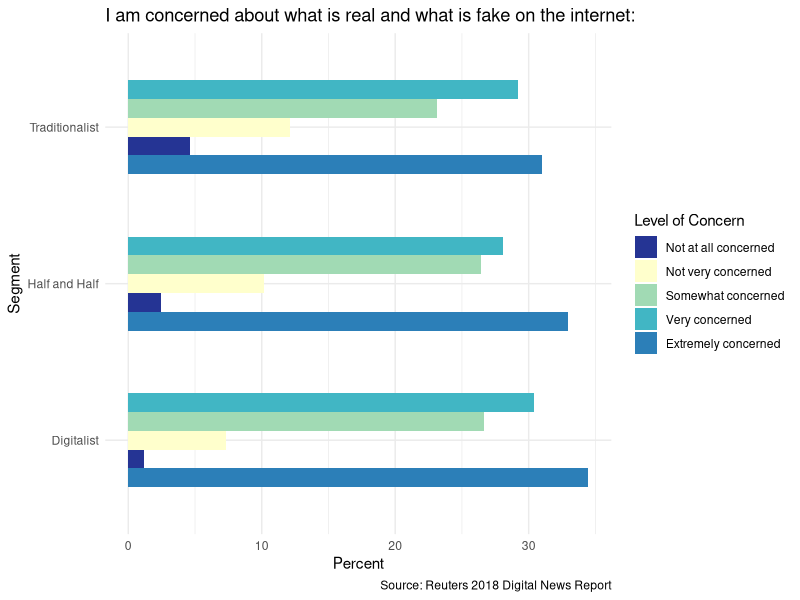
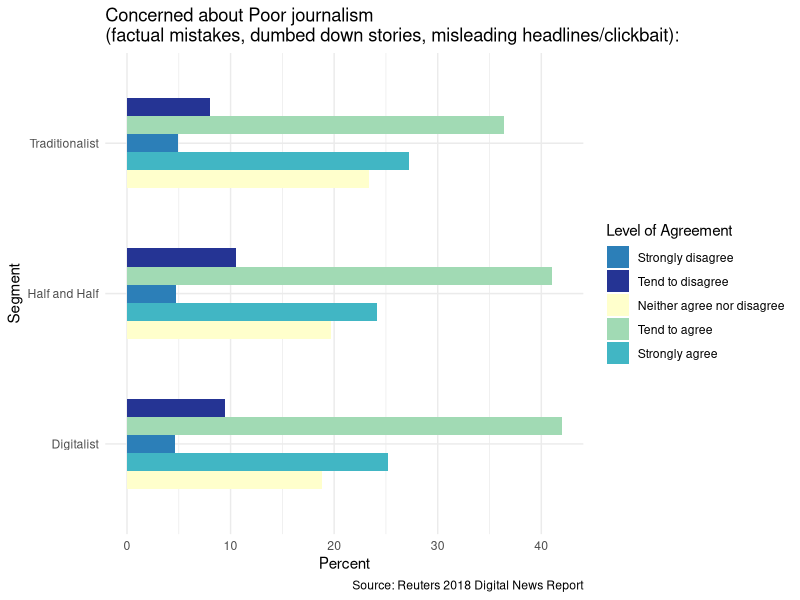
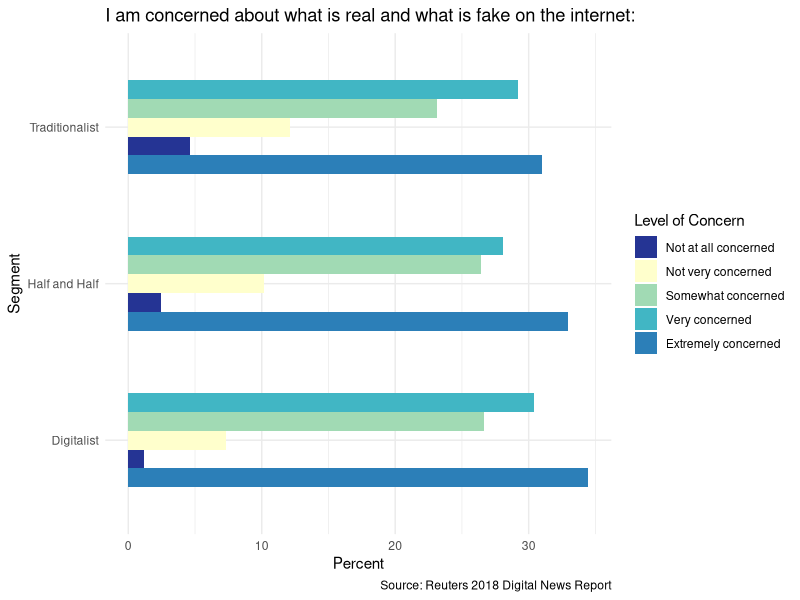
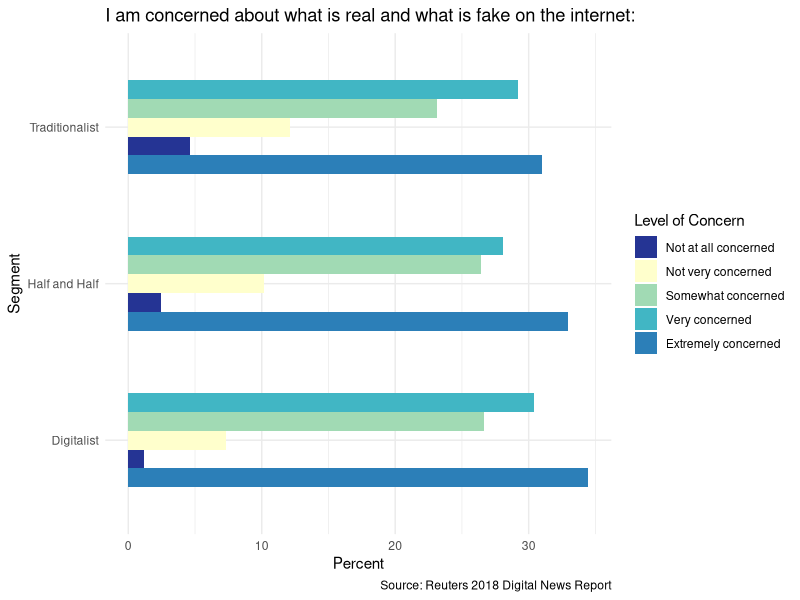
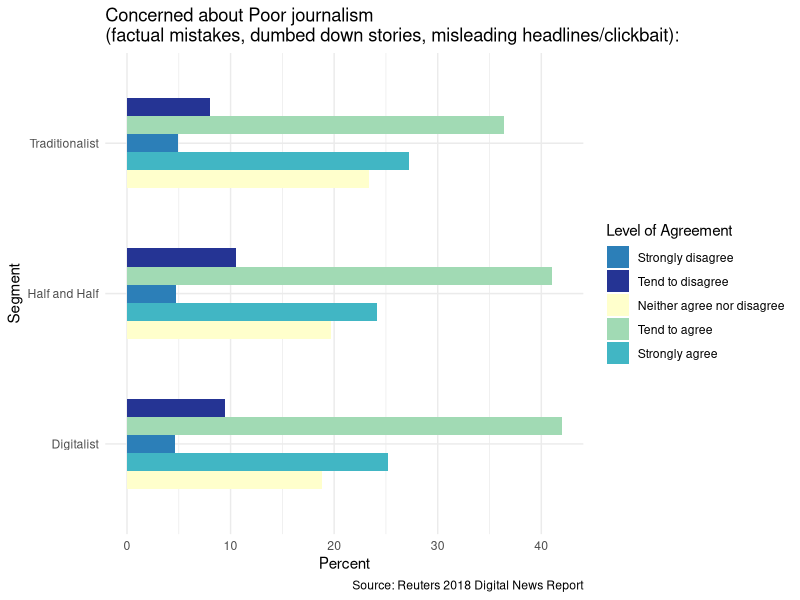
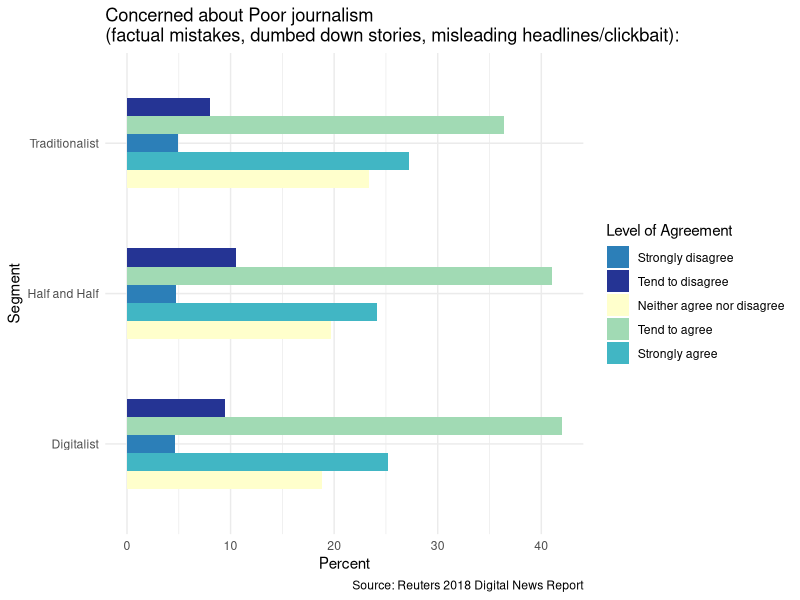

Recreate these plots in R, in order.
## ---- chunk 1
library(tidyverse)
## ---- chunk 2
#Thinking about online news, I am concerned about what is real and what is fake on the internet.

real_fake <- read_csv("data/misinfo/concern-real-vs-fake-seg.csv")

# don't use column name as key or value in `gather()`!!!

stack_real_fake <- real_fake %>% select(segment, `Not at all concerned`, `Not very concerned`, `Somewhat concerned`, `Very concerned`, `Extremely concerned`) %>% gather(concern, percent, `Not at all concerned`, `Not very concerned`, `Somewhat concerned`, `Very concerned`, `Extremely concerned`)

stack_real_fake <- stack_real_fake %>% mutate(percent_new = percent * 100)

#To what extent, if at all, are you concerned about the following: - Poor journalism (factual mistakes, dumbed down stories, misleading headlines/clickbait)

poor_J <- read_csv("data/misinfo/poor-journalism-agreement-seg.csv")

stack_poor_J <- poor_J %>% select(segment, `Strongly disagree`, `Tend to disagree`, `Neither agree nor disagree`, `Tend to agree`, `Strongly agree`) %>% gather(agreement, percent, `Strongly disagree`, `Tend to disagree`, `Neither agree nor disagree`, `Tend to agree`, `Strongly agree`)

stack_poor_J <- stack_poor_J %>% mutate(percent_new = percent * 100)
## ---- chunk 3
fake_theme <- function(){
  list(
      theme_minimal(),
      scale_fill_manual(values=c('#253494', '#ffffcc','#a1dab4','#41b6c4','#2c7fb8'), 
                       name="Level of Concern",
                       breaks=c("Not at all concerned", "Not very concerned", "Somewhat concerned", "Very concerned", "Extremely concerned"),
                       labels=c("Not at all concerned", "Not very concerned", "Somewhat concerned", "Very concerned", "Extremely concerned")) 
    )
}

poorJ_theme <- function(){
  list(
      theme_minimal(),
      scale_fill_manual(values=c('#2c7fb8', '#253494', '#ffffcc','#a1dab4','#41b6c4'), 
                       name="Level of Agreement",
                       breaks=c("Strongly disagree", "Tend to disagree", "Neither agree nor disagree", "Tend to agree", "Strongly agree"),
                       labels=c("Strongly disagree", "Tend to disagree", "Neither agree nor disagree", "Tend to agree", "Strongly agree")) 
    )
}
## ---- chunk 4
fake_plot <- ggplot(stack_real_fake, aes(segment, percent_new, width=.6)) + 
  geom_bar(aes(fill = concern), stat = "identity", position = "dodge") +
  fake_theme() +
  coord_flip() +
  labs(title = "I am concerned about what is real and what is fake on the internet:", x = "Segment", y = "Percent", caption = "Source: Reuters 2018 Digital News Report") 

fake_plot
## ---- chunk 5
poorJ_plot <- ggplot(stack_poor_J, aes(segment, percent_new, width=.6)) + 
  geom_bar(aes(fill = agreement), stat = "identity", position = "dodge") +
  poorJ_theme() +
  coord_flip() +
  labs(title = "Concerned about Poor journalism\n(factual mistakes, dumbed down stories, misleading headlines/clickbait):", x = "Segment", y = "Percent", caption = "Source: Reuters 2018 Digital News Report") 

poorJ_plot

## ---- chunk 6
# PDF or PNG 
# to speficiy a chart add a "plot = plot_name" parameter after the file name.
ggsave("real-v-fake.pdf", plot = fake_plot, width = 8, height = 8, units = "in", dpi = 320)
ggsave("real-v-fake.png", plot = fake_plot, width = 8, height = 8, units = "in", dpi = 320)

ggsave("poor_journalism.pdf", plot = poorJ_plot, width = 11, height = 8, units = "in", dpi = 320)
ggsave("poor_journalism.png", plot = poorJ_plot, width = 11, height = 8, units = "in", dpi = 320)
